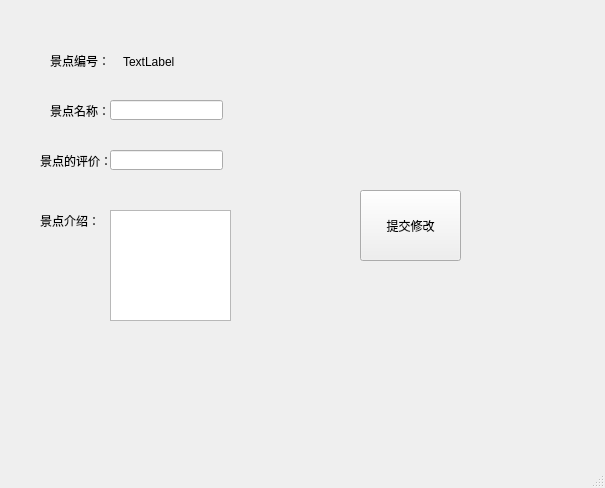
<?xml version="1.0" encoding="UTF-8"?>
<ui version="4.0">
 <class>ch_in_view</class>
 <widget class="QMainWindow" name="ch_in_view">
  <property name="geometry">
   <rect>
    <x>0</x>
    <y>0</y>
    <width>605</width>
    <height>488</height>
   </rect>
  </property>
  <property name="windowTitle">
   <string>MainWindow</string>
  </property>
  <widget class="QWidget" name="centralwidget">
   <widget class="QLabel" name="label">
    <property name="geometry">
     <rect>
      <x>50</x>
      <y>100</y>
      <width>71</width>
      <height>21</height>
     </rect>
    </property>
    <property name="text">
     <string>景点名称：</string>
    </property>
   </widget>
   <widget class="QLineEdit" name="lineEdit">
    <property name="geometry">
     <rect>
      <x>110</x>
      <y>100</y>
      <width>113</width>
      <height>20</height>
     </rect>
    </property>
   </widget>
   <widget class="QLabel" name="label_2">
    <property name="geometry">
     <rect>
      <x>50</x>
      <y>50</y>
      <width>71</width>
      <height>21</height>
     </rect>
    </property>
    <property name="text">
     <string>景点编号：</string>
    </property>
   </widget>
   <widget class="QLabel" name="label_3">
    <property name="geometry">
     <rect>
      <x>123</x>
      <y>51</y>
      <width>51</width>
      <height>21</height>
     </rect>
    </property>
    <property name="text">
     <string>TextLabel</string>
    </property>
   </widget>
   <widget class="QLabel" name="label_4">
    <property name="geometry">
     <rect>
      <x>40</x>
      <y>150</y>
      <width>71</width>
      <height>21</height>
     </rect>
    </property>
    <property name="text">
     <string>景点的评价：</string>
    </property>
   </widget>
   <widget class="QLineEdit" name="lineEdit_2">
    <property name="geometry">
     <rect>
      <x>110</x>
      <y>150</y>
      <width>113</width>
      <height>20</height>
     </rect>
    </property>
   </widget>
   <widget class="QLabel" name="label_5">
    <property name="geometry">
     <rect>
      <x>40</x>
      <y>210</y>
      <width>61</width>
      <height>21</height>
     </rect>
    </property>
    <property name="text">
     <string>景点介绍：</string>
    </property>
   </widget>
   <widget class="QTextEdit" name="textEdit">
    <property name="geometry">
     <rect>
      <x>110</x>
      <y>210</y>
      <width>121</width>
      <height>111</height>
     </rect>
    </property>
   </widget>
   <widget class="QPushButton" name="pushButton">
    <property name="geometry">
     <rect>
      <x>360</x>
      <y>190</y>
      <width>101</width>
      <height>71</height>
     </rect>
    </property>
    <property name="text">
     <string>提交修改</string>
    </property>
   </widget>
  </widget>
  <widget class="QMenuBar" name="menubar">
   <property name="geometry">
    <rect>
     <x>0</x>
     <y>0</y>
     <width>605</width>
     <height>23</height>
    </rect>
   </property>
  </widget>
  <widget class="QStatusBar" name="statusbar"/>
 </widget>
 <resources/>
 <connections/>
</ui>
